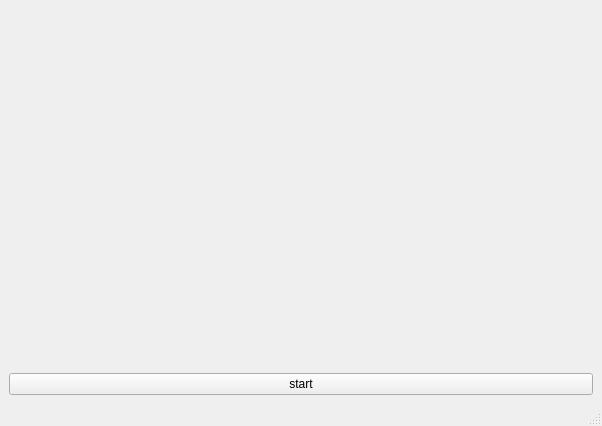
<?xml version="1.0" encoding="UTF-8"?>
<ui version="4.0">
 <class>MainWindow</class>
 <widget class="QMainWindow" name="MainWindow">
  <property name="geometry">
   <rect>
    <x>0</x>
    <y>0</y>
    <width>602</width>
    <height>426</height>
   </rect>
  </property>
  <property name="windowTitle">
   <string>MainWindow</string>
  </property>
  <widget class="QWidget" name="centralwidget">
   <layout class="QGridLayout" name="gridLayout">
    <item row="0" column="0">
     <layout class="QHBoxLayout" name="ChartL"/>
    </item>
    <item row="0" column="1">
     <layout class="QVBoxLayout" name="verticalLayout">
      <item>
       <widget class="QLabel" name="Time">
        <property name="text">
         <string/>
        </property>
       </widget>
      </item>
      <item>
       <widget class="QPushButton" name="Start">
        <property name="text">
         <string>start</string>
        </property>
       </widget>
      </item>
     </layout>
    </item>
   </layout>
  </widget>
  <widget class="QMenuBar" name="menubar">
   <property name="geometry">
    <rect>
     <x>0</x>
     <y>0</y>
     <width>602</width>
     <height>20</height>
    </rect>
   </property>
  </widget>
  <widget class="QStatusBar" name="statusbar"/>
 </widget>
 <resources/>
 <connections/>
</ui>
